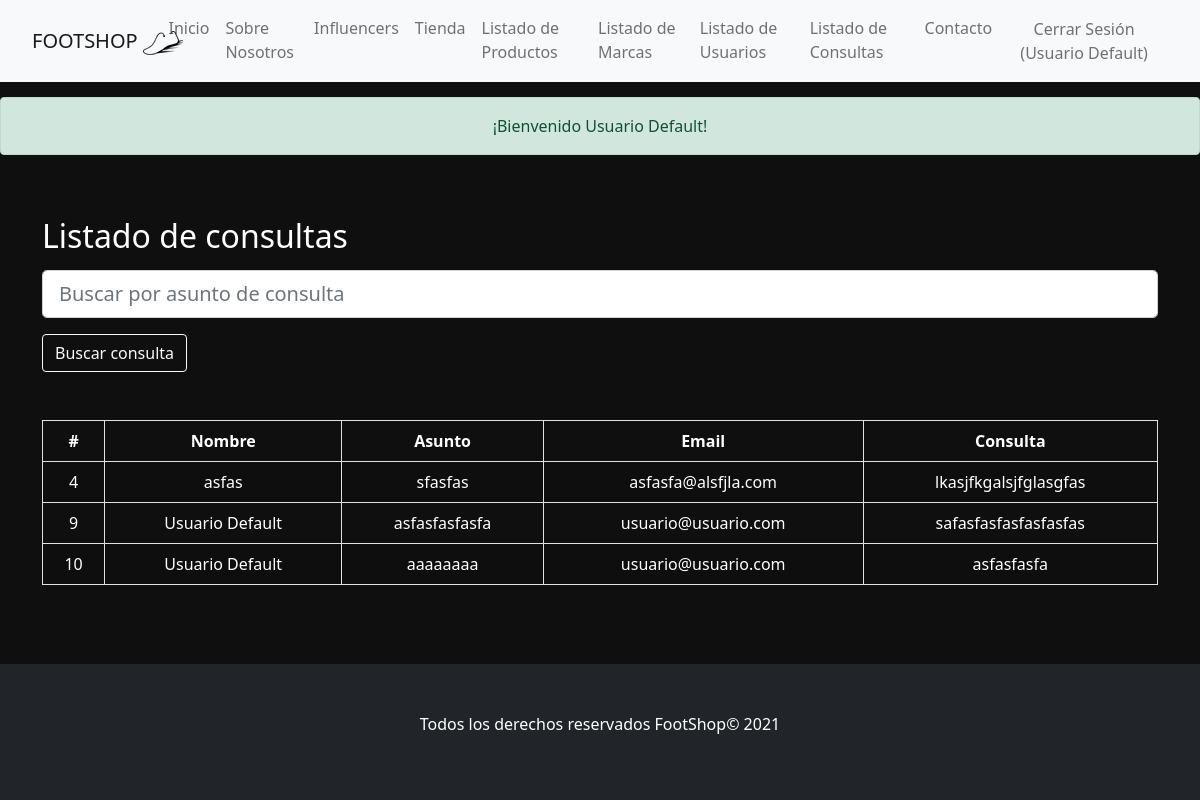
Before: /consultas (signed in) with the older database file.
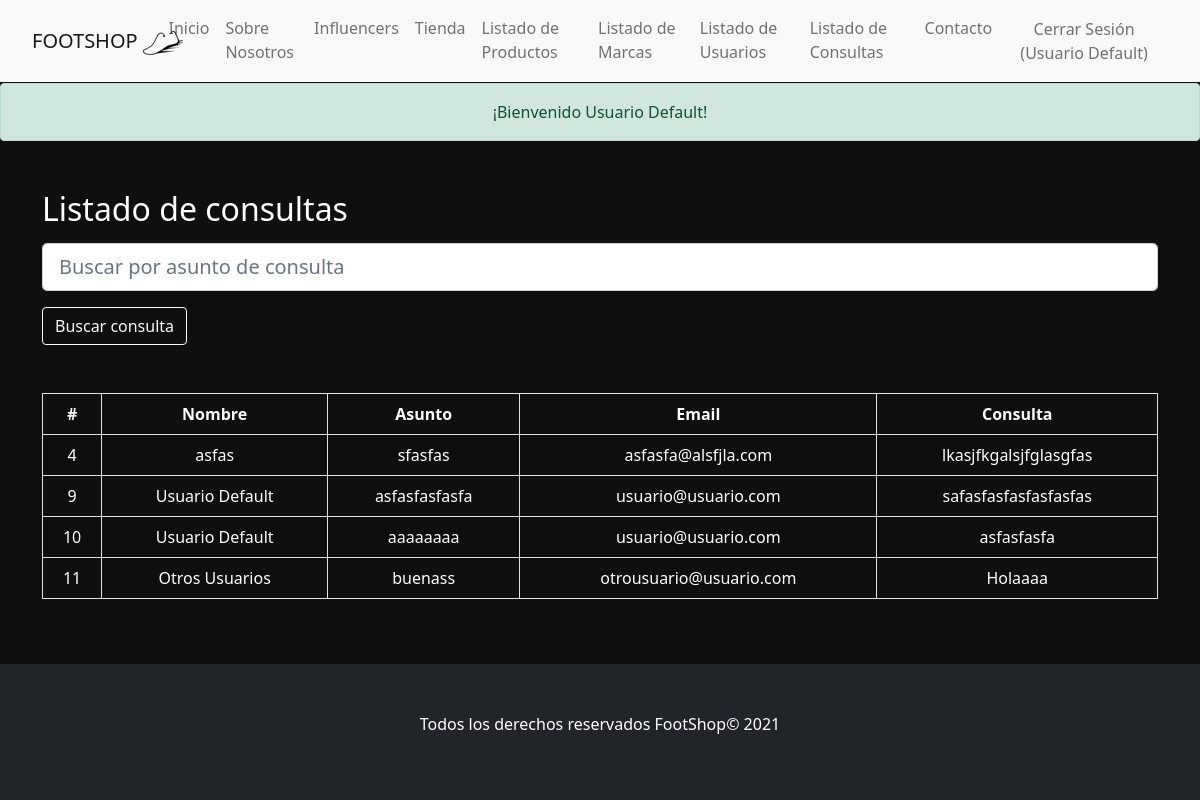
After: the same page with the newer database file.
### tables this page shows
CREATE TABLE `consultas` (
  `id_consulta` int(11) NOT NULL,
  `nombre` varchar(255) NOT NULL,
  `asunto` varchar(200) NOT NULL,
  `email` varchar(255) NOT NULL,
  `consulta` longtext NOT NULL,
  `usuario_id` int(11) DEFAULT NULL
);

### app/View.php (called while the page is built, shortened)
<?php
class View
{
    public function render($view, $variables = [], $otraVariable = []) {
        extract($variables);
        require_once __DIR__ . "/../views/$view.php";
        require_once __DIR__ . "/../views/layouts/app.php";
    }
}

### app/Controllers/ConsultaController.php (called while the page is built, shortened)
<?php
class ConsultaController
{
    public static function index()
    {
        $consulta = new Contacto();
        $buscarValores = [];
        $condiciones = [];
        $consultas = $consulta
            ->withPagination(6)
            ->todo($condiciones);
        $pagination = $consulta->getPagination();
        $view = new View();
        $view->render('consultas/index', ['consultas' => $consultas, 'pagination' => $pagination ,'buscarValores' => $buscarValores]);
    }
}

### public/index.php (called while the page is built, shortened)
<?php
$basePath = realpath(__DIR__ . "/..");
$router = new App\Router($basePath);
$router->get('/', [InicioController::class, 'index']);
$router->get('/sobre-nosotros', [InicioController::class, 'sobreNosotros']);
$router->get('/404', [InicioController::class, 'error404']);
$router->get('/influencers', [InicioController::class, 'influencers']);
$router->get('/500', [InicioController::class, 'error500']);
$router->get('/contacto', [ContactoController::class, 'index']);
$router->post('/enviar-contacto', [ContactoController::class, 'sendContact']);
$router->get('/registro', [AuthController::class, 'registroForm']);
$router->post('/registro', [AuthController::class, 'registro']);
$router->get('/iniciar-sesion', [AuthController::class, 'loginForm']);
$router->post('/iniciar-sesion', [AuthController::class, 'login']);
$router->post('/cerrar-sesion', [AuthController::class, 'logout']);
$router->get('/productos', [ProductoController::class, 'index']);
$router->get('/productos/nuevo', [ProductoController::class, 'nuevoForm']);
$router->get('/productos/{id}', [ProductoController::class,'ver']);
$router->get('/productos/editar/{id}', [ProductoController::class,'editarForm']);
$router->post('/productos/{id}/eliminar', [ProductoController::class,'eliminar']);
$router->post('/productos/nuevo', [ProductoController::class,'nuevoProducto']);
$router->post('/productos/editar', [ProductoController::class,'editar']);
$router->get('/tienda',[TiendaController::class, 'index']);
$router->get('/tienda/{id}', [TiendaController::class,'detalle']);
$router->get('/marcas', [MarcasController::class, 'index']);
$router->get('/marcas/nuevo', [MarcasController::class, 'nuevoForm']);
$router->get('/marcas/editar/{id}', [MarcasController::class,'editarForm']);
$router->post('/marcas/nuevo', [MarcasController::class,'nuevaMarca']);
$router->post('/marcas/{id}/eliminar', [MarcasController::class,'eliminar']);
$router->post('/marcas/editar', [MarcasController::class,'editar']);
$router->get('/usuarios', [UsuarioController::class, 'index']);
$router->get('/usuarios/editar/{id}', [UsuarioController::class, 'editarForm']);
$router->post('/usuarios/editar', [UsuarioController::class,'editar']);
$router->get('/consultas', [ConsultaController::class, 'index']);
$router->run();

### app/Models/Modelo.php (called while the page is built, shortened)
<?php
class Modelo
{
    protected $tabla = "";
    protected $pagination = [
        'pagination' => false,
        'rows' => null,
        'total' => null,
        'offset' => null,
        'pages' => null,
        'pageNow' => 1,
    ];
    public function todo(array $buscar = []) : array
    {
        $db = Connection::getConnection();
        $query = "SELECT * FROM " .$this->tabla;
        $buscarValores = [];
        $queryValues = '';
        if ($this->pagination['pagination']){
            $this->queryPaginador($queryValues, $buscarValores);
            $query .= " LIMIT " . $this->pagination['offset'] . ', ' . $this->pagination['rows'];
        }
        $stmt = $db->prepare($query);
        $stmt->execute($buscarValores);
        $stmt->setFetchMode(\PDO::FETCH_CLASS, static::class);
        return $stmt->fetchAll();
    }
    public function withPagination(int $rows): self
    {
        $this->pagination['pagination'] = true;
        $this->pagination['rows'] = $rows;
        $this->pagination['pageNow'] = (int) ($_GET['page'] ?? 1);
        $this->pagination['offset'] = ($rows * $this->pagination['pageNow']) - $rows;
        return $this;
    }
    protected function queryPaginador(string $query = "", array $values = [])
    {
        $db = Connection::getConnection();
        $query = "SELECT COUNT(*) AS total FROM ". $this->tabla . " " . $query;
        $stmt = $db->prepare($query);
        $stmt->execute($values);
        $resultado = $stmt->fetch(PDO::FETCH_ASSOC);
    }
}

### app/Models/Contacto.php (called while the page is built, shortened)
<?php
class Contacto extends Modelo
{
    protected $id_consulta;
    protected $nombre;
    protected $asunto;
    protected $email;
    protected $consulta;
    public function getAsunto(): string
    {
        return $this->asunto;
    }
    public function getEmail(): string
    {
        return $this->email;
    }
    public function getNombre(): string
    {
        return $this->nombre;
    }
    public function getIdConsulta(): int
    {
        return $this->id_consulta;
    }
    public function getConsulta(): string
    {
        return $this->consulta;
    }
}

### views/consultas/index.php (the view, shortened to what the changed rows need)
<main class="container py-5">
    <h2>Listado de consultas</h2>
    <?php
    if (count($consultas) > 0):
        ?>
        <div class="table-responsive">
            <table id="tabla-usuarios" class="table table-striped table-bordered">
                <thead>
                <tr>
                    <th scope="col">#</th>
                    <th scope="col">Nombre</th>
                    <th scope="col">Asunto</th>
                    <th scope="col">Email</th>
                    <th scope="col">Consulta</th>
                </tr>
                </thead>
                <tbody>
                <?php
                    foreach ($consultas as $consulta):
                ?>
                    <tr>
                        <td><?= $consulta->getIdConsulta() ;?></td>
                        <td><?= $consulta->getNombre() ;?></td>
                        <td><?= $consulta->getAsunto() ;?></td>
                        <td><?= $consulta->getEmail() ;?></td>
                        <td><?= $consulta->getConsulta() ;?></td>
                    </tr>
                <?php
                    endforeach;
                ?>
                </tbody>
            </table>
        </div>
    <?php
    else:
        ?>
        <h3 class="text-center h2">El usuario que intenta buscar no existe</h3>
    <?php
    endif;
    ?>
</main>

Changed rows visible on the page:
added consultas: id_consulta "11", nombre "Otros Usuarios", asunto "buenass", email "otrousuario@usuario.com", consulta "Holaaaa"
